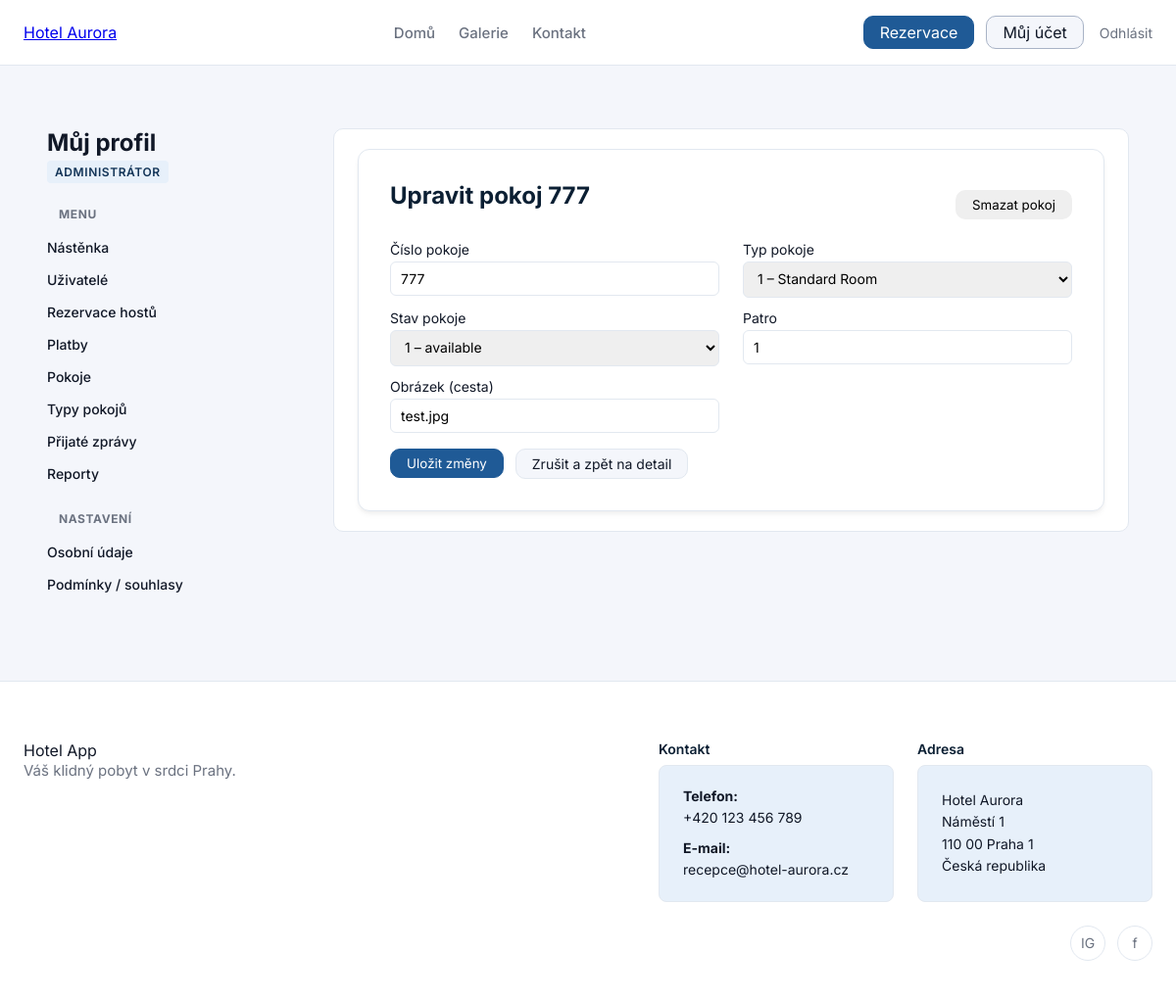
/rooms/10/edit (signed in), run on the app's committed database.
### tables this page shows
CREATE TABLE rooms
(
    id             integer not null
        constraint rooms_pk
            primary key autoincrement,
    number         INTEGER not null,
    room_type_id   integer not null
        constraint rooms_room_types_id_fk
            references room_types,
    room_status_id integer not null
        constraint rooms_room_statuses_id_fk
            references room_statuses,
    image_path     TEXT    not null,
    floor          integer not null,
    constraint rooms_pk_2
        unique (number, floor)
);

CREATE TABLE room_types
(
    id          integer not null
        constraint room_types_pk_2
            primary key autoincrement,
    name        TEXT    not null
        constraint room_types_pk
            unique,
    capacity    integer not null,
    base_price  REAL    not null,
    description TEXT
);

CREATE TABLE room_statuses
(
    id          integer not null
        constraint room_statuses_pk
            primary key autoincrement,
    description TEXT    not null
);

### pages/RoomPage.py (the view)
@router.get("/{room_id}/edit", name="room_edit")
async def room_edit(
    room_id: int,
    request: Request,
    room_svc: RoomService = Depends(room_service),
    room_type_svc: RoomTypeService = Depends(room_type_service),
    room_status_svc: RoomStatusService = Depends(room_status_service),
    current_user = Depends(get_current_user),
):
    if isinstance(current_user, RedirectResponse):
        return current_user
    flags = _profile_role_flags(current_user)
    role_id = current_user["role_id"]
    if role_id not in (ROLE_ADMIN, ROLE_RECEPTIONIST):
        raise HTTPException(status_code=403, detail="Nemáte oprávnění upravovat pokoje")
    room = room_svc.get_room(room_id)
    if not room:
        raise HTTPException(status_code=404, detail="Pokoj neexistuje")
    room_types = room_type_svc.list_room_types()
    statuses = room_status_svc.list_statuses()
    tpl = request.app.state.templates
    return tpl.TemplateResponse(
        "rooms/room_edit.html",
        {
            "request": request,
            "title": f"Upravit pokoj {room['number']}",
            "room": room,
            "room_types": room_types,
            "statuses": statuses,
            "current_user": current_user,
            **flags,
        },
    )

### templates/rooms/room_edit.html (shortened to what this page needs)
{% extends "profile/profile_base.html" %}
{% block profile_content %}
  <div class="admin-detail-header">
    <h2>{{ title }}</h2>
    {% if is_admin %}
      <form method="post" action="{{ url_for('room_delete', room_id=room.id) }}" class="admin-detail-delete-form" onsubmit="return confirm('Opravdu smazat tento pokoj?');">
        <button type="submit" class="btn btn-danger">Smazat pokoj</button>
      </form>
    {% endif %}
  </div>
  <div class="admin-detail">
    <form method="post" action="{{ url_for('room_update', room_id=room.id) }}" class="admin-detail-form">
      <div class="admin-detail-form-grid">
        <div class="admin-detail-form-item">
          <label>
            Číslo pokoje
            <input type="number" name="number" value="{{ room.number }}" required>
          </label>
        </div>
        <div class="admin-detail-form-item">
          <label>
            Typ pokoje
            <select name="room_type_id" required>
              {% for rt in room_types %}
                <option value="{{ rt.id }}" {% if rt.id == room.room_type_id %}selected{% endif %}>{{ rt.id }} – {{ rt.name }}</option>
              {% endfor %}
            </select>
          </label>
        </div>
        <div class="admin-detail-form-item">
          <label>
            Stav pokoje
            <select name="room_status_id" required>
              {% for st in statuses %}
                <option value="{{ st.id }}" {% if st.id == room.room_status_id %}selected{% endif %}>{{ st.id }} – {{ st.name if st.name is defined else st.description if st.description is defined else st.id }}</option>
              {% endfor %}
            </select>
          </label>
        </div>
        <div class="admin-detail-form-item">
          <label>
            Patro
            <input type="number" name="floor" value="{{ room.floor }}" required>
          </label>
        </div>
        <div class="admin-detail-form-item">
          <label>
            Obrázek (cesta)
            <input type="text" name="image_path" value="{{ room.image_path }}">
          </label>
        </div>
      </div>
      <div class="admin-detail-form-actions">
        <button type="submit" class="btn btn-primary">Uložit změny</button>
        <a href="{{ url_for('room_detail', room_id=room.id) }}" class="btn btn-tertiary">Zrušit a zpět na detail</a>
      </div>
    </form>
  </div>
{% endblock %}

### static/styles.css (style rules this page uses)
html { height: 100%; }
* { box-sizing: border-box; font-family: "Inter", sans-serif; }
:root { --color-primary-900: #0B1F33; --color-primary-700: #123457; --color-primary-500: #1F5A96; --color-primary-100: #E7F0FA; --color-primary-white: #FFFFFF; --color-accent-500: #D4A857; --color-accent-100: #FFF5E6; --color-bg-main: #F4F6FB; --color-bg-card: #FFFFFF; --color-border-subtle: #E2E8F0; --color-text-main: #111827; --color-text-muted: #6B7280; --color-text-on-dark: #F9FAFB; --color-bg-secondary: #A8B3C6; --color-success: #16A34A; --color-warning: #F59E0B; --color-error: #DC2626; --color-info: #0EA5E9; }
body { margin: 0; background: var(--color-bg-main); color: var(--color-text-main); min-height: 100vh; display: flex; flex-direction: column; }
.btn { padding: 6px 16px; border-radius: 10px; text-decoration: none; border: 1px solid transparent; white-space: nowrap; cursor: pointer; }
.btn-primary { background-color: var(--color-primary-500); color: var(--color-primary-white); border-color: var(--color-primary-500); }
html { scroll-behavior: smooth; }
.profile-content-card h1, .profile-content-card h2 { margin-top: 0; color: var(--color-primary-900); }
.admin-detail { max-width: 800px; font-size: 14px; }
.admin-detail-header { display: flex; justify-content: space-between; align-items: center; margin-bottom: 12px; }
.btn-tertiary { background-color: var(--color-bg-main); border-color: var(--color-border-subtle); color: var(--color-text-main); }
.admin-detail-form { margin-top: 8px; }
.admin-detail-form-grid { display: grid; grid-template-columns: repeat(auto-fit, minmax(260px, 1fr)); gap: 12px 24px; }
.admin-detail-form-item label { display: flex; flex-direction: column; gap: 4px; font-size: 14px; color: var(--color-text-main); }
.admin-detail-form-item input, .admin-detail-form-item select { padding: 8px 10px; border-radius: 6px; border: 1px solid var(--color-border-subtle); font-family: inherit; font-size: 14px; }
.admin-detail-form-actions { margin-top: 16px; display: flex; gap: 12px; align-items: center; }

### data on the page
rooms: number "777", room_type_id "1 – Standard Room", room_status_id "1 – available", floor "1", image_path "test.jpg"

### other printed values
{{ title }} "Upravit pokoj 777"
